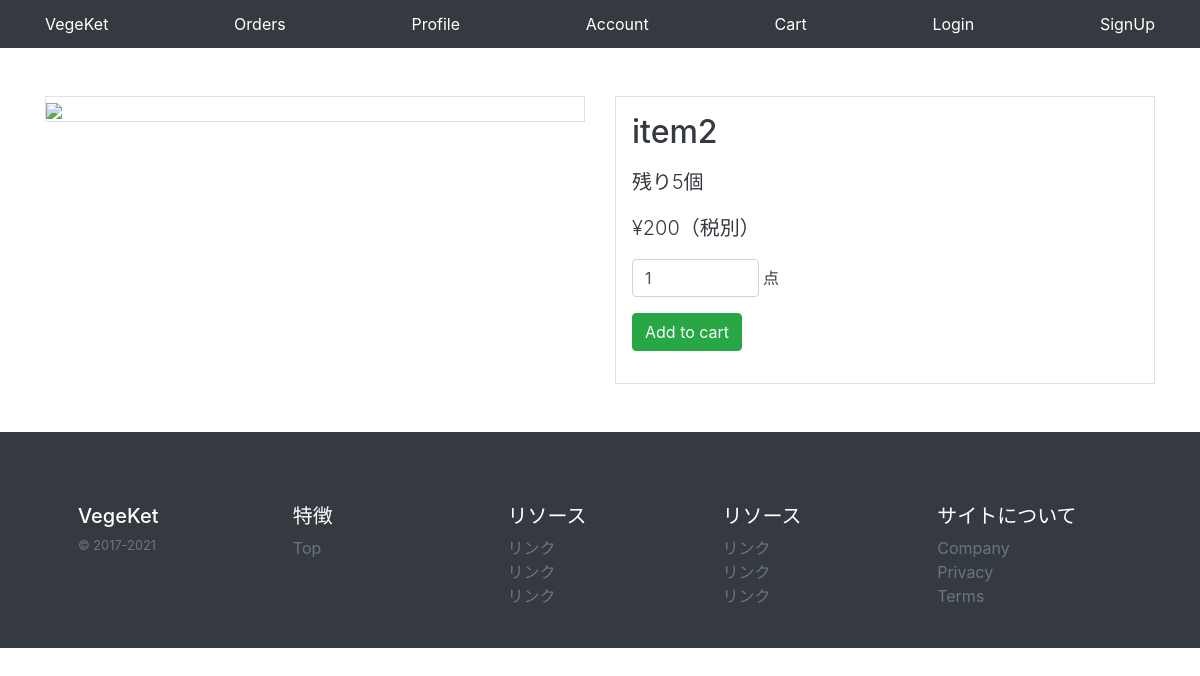
Page /items/01G0n4CLdXcfhGwY3V3yen/ on the earlier database version.
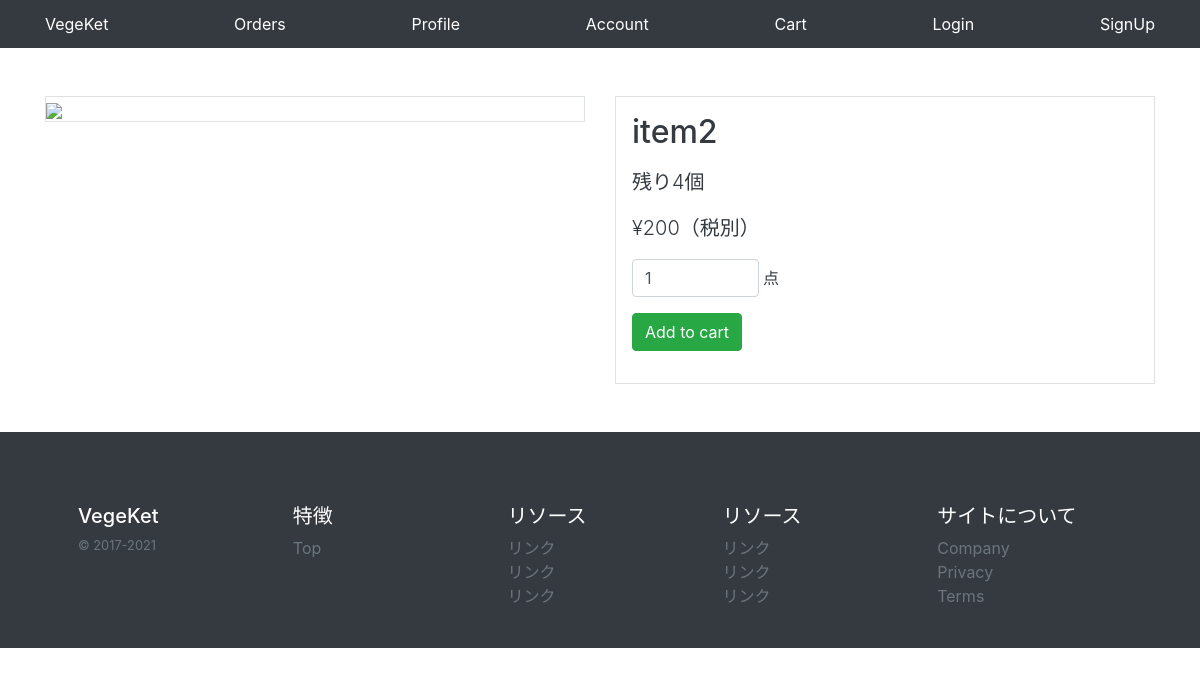
Same page on the later database version.
### base/models/item_models.py (models this page shows, shortened)
class Item(models.Model):
    id = models.CharField(
        default=create_id, primary_key=True, max_length=22, editable=False
    )
    name = models.CharField(default="", max_length=50)
    price = models.PositiveIntegerField(default=0)
    stock = models.PositiveIntegerField(default=0)
    description = models.TextField(default="", blank=True)
    sold_count = models.PositiveIntegerField(default=0)
    is_published = models.BooleanField(default=False)
    created_at = models.DateTimeField(auto_now_add=True)
    updated_at = models.DateTimeField(auto_now=True)
    image = models.ImageField(default="", blank=True, upload_to=upload_image_to)
    category = models.ForeignKey(
        Category, on_delete=models.SET_NULL, null=True, blank=True
    )
    tags = models.ManyToManyField(Tag)

### base/views/item_views.py (the view)
# urls.py: path('items/<str:pk>/', views.ItemDetailView.as_view()),
class ItemDetailView(DetailView):
    model = Item
    template_name = 'pages/item.html'

### templates/pages/item.html (shortened to what this page needs)
{% extends 'base.html' %}
{% block main %}
  <div class="container">
    <div class="row my-5">
      <div class="col-12 col-lg-6">
        <div class="bg-white border overflow-hidden">
          <img src="/{{ object.image }}" width="100%">
        </div>
      </div>
      <div class="col-12 col-lg-6">
        <div class="border p-3 text-left text-dark overflow-hidden">
          <h2 class="display-5">{{object.name}}</h2>
          <p class="lead">残り{{object.stock}}個
          </p>
          <p class="lead">¥{{object.price}}（税別）</p>
          <form action="/cart/add/" method="POST" class="">
            <p>
              <input
                type="number"
                class="form-control d-inline w-25"
                name="quantity"
                value="1"
                max="{{object.stock}}">
              点
            </p>
            <p>
              {% if object.stock == 0 %}
                <button type="submit" class="btn btn-warning" disabled="disabled">売り切れ</button>
              {% else %}
                <button type="submit" class="btn btn-success">Add to cart</button>
              {% endif %}
            </p>
          </form>
        </div>
      </div>
    </div>
  </div>
{% endblock %}

Differences in the rows shown:
changed Item "item2": stock "5" → "4"
